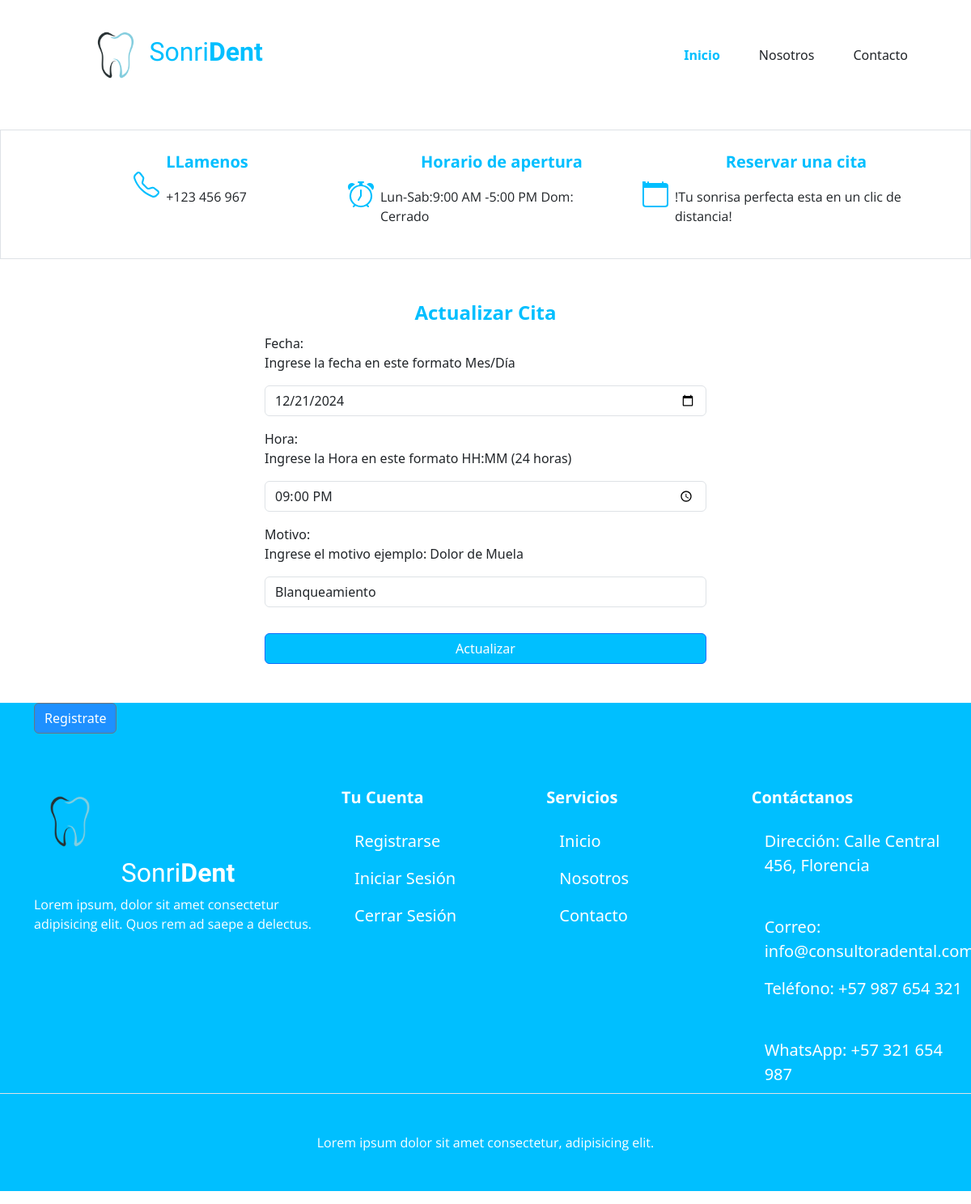
/actualizar-cita/4 (signed in), run on the app's committed database.
### citas/models.py (models this page shows, shortened)
class Citas(models.Model):
    fecha_cita = models.DateField()
    hora_cita = models.TimeField()
    ESTADOS = [
        ('Pendiente', 'Pendiente'),
        ('Confirmada', 'Confirmada'),
        ('Cancelada', 'Cancelada')
    ]
    estado = models.CharField(max_length=20, choices=ESTADOS, default='Pendiente')
    motivo =models.CharField(max_length=100)
    id_usuario =models.ForeignKey(User,editable=False, on_delete=models.CASCADE, related_name='citas', verbose_name='Usuario')
    id_dentista =models.ForeignKey(Dentista,editable=False, on_delete=models.CASCADE, related_name='citas', verbose_name='Dentista' ,null=True)
    class Meta:
        verbose_name= 'Cita'
        verbose_name_plural ='Cita'

### citas/views.py (the view)
# urls.py: path('actualizar-cita/<int:id>',views.actualizarCita, name='actualizarCita'),
@login_required(login_url="loginUsuario")
def actualizarCita(request,id):
    citaActualizada = Citas.objects.get(pk=id)
    if request.method=='POST':
        formulario = FormActualizarCita(request.POST)
        if formulario.is_valid():
            formulario_data = formulario.cleaned_data
            fecha = formulario_data.get('fecha_cita')
            hora = formulario_data.get('hora_cita')
            motivo = formulario_data.get('motivo')
            citaActualizada.fecha_cita = fecha
            citaActualizada.hora_cita = hora
            citaActualizada.motivo = motivo
            citaActualizada.save()
            return redirect ('listadoCitas')
    else:
        formulario = FormActualizarCita(initial={
            'fecha_cita': citaActualizada.fecha_cita,
            'hora_cita': citaActualizada.hora_cita,
            'motivo': citaActualizada.motivo,
        })
    return render(request,'actualizarCita.html',{
        'FormularioActualizado' : formulario
    })

### citas/froms.py
class FormActualizarCita(forms.Form):
    fecha_cita = forms.DateField(
        label='Fecha',
        widget=forms.TextInput(
            attrs={
                "placeholder": "MM/DD/YYYY",
                "class": "form-control mt-3 mb-3",
                "type": "date"
            }),
        help_text="Ingrese la fecha en este formato Mes/Día",
        required=True
    )
    hora_cita = forms.TimeField(
        label='Hora',
        widget=forms.TextInput(
            attrs={
                "placeholder": "HH:MM",
                "class": "form-control mt-3 mb-3",
                "type": "time"
            }
        ),
        help_text="Ingrese la Hora en este formato HH:MM (24 horas)",
        required=True
    )
    motivo = forms.CharField(
        label='Motivo',
        max_length=200,
        widget=forms.TextInput(
            attrs={
                "placeholder": "Ingresa el Motivo",
                "class": "form-control mt-3 mb-3"
            }
        ),
        help_text="Ingrese el motivo ejemplo: Dolor de Muela",
        required=True
    )

### citas/templates/actualizarCita.html (shortened to what this page needs)
{% extends 'layouts/baseSinHero.html' %}
{% block contenido %}
<div class="container-xl">
    <div class="row d-flex justify-content-center">
        <div class="col-md-6">
            <form action="" method="POST">
                <legend class="text-center fw-bold mt-5 text-primary">
                  </svg>Actualizar Cita</legend>
                {{ FormularioActualizado }}
                <input type="submit" value="Actualizar" class="btn  btn-primary container-xl mt-3 mb-5">
            </form>
        </div>
    </div>
</div>
{% endblock  %}

### static/styles/app.css (style rules this page uses)
:root { --bs-blue :#00BFFF; --fuente-Principal : "PT Sans", sans-serif; --fuente-parrafos : "Open Sans", sans-serif; --bs-blue-secondary: #1E90FF; --bs-light : #efefef; }
.text-primary { color: var(--bs-blue)!important; }
.btn-primary { background-color: var(--bs-blue)!important; }

### data on the page
Citas: fecha_cita "12/21/2024", hora_cita "21:00:00", motivo "Blanqueamiento"
